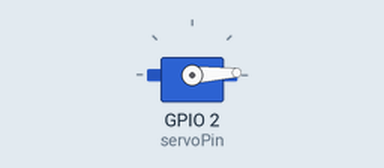
This sketch was run on a simulated ESP32. Parts: servo. What the sketch prints to the serial monitor is not drawn.

Above: at 0.05 s.
At 1.3 s:
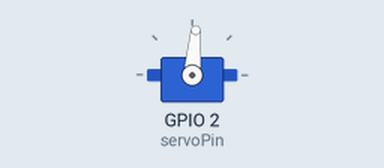
At 2.6 s:
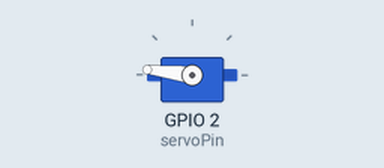
At 5.2 s:
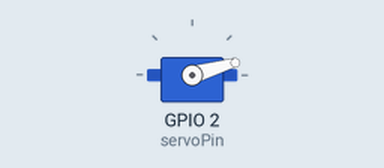
Timing chart, 0 to 7.1 s (numbered marks = the images above):
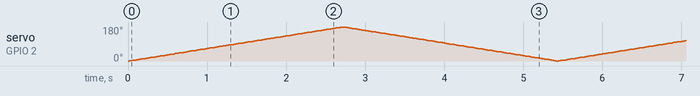

The sketch:

Servo.ino
```cpp
#include <ESP32Servo.h>

// Objek servo
Servo myServo;

// Pin yang digunakan
const int servoPin = 2;

// Sudut awal servo
int angle = 0;

void setup() {
  // Inisialisasi servo
  myServo.attach(servoPin);

  // Pindahkan servo ke posisi awal (0 derajat)
  myServo.write(angle);

  // Serial monitor untuk debugging
  Serial.begin(115200);
  Serial.println("Servo initialized on pin 2");
}

void loop() {
  // Gerakkan servo dari 0° ke 180°
  for (angle = 0; angle <= 180; angle++) {
    myServo.write(angle);
    delay(15); // Delay untuk pergerakan servo
  }

  // Gerakkan servo kembali dari 180° ke 0°
  for (angle = 180; angle >= 0; angle--) {
    myServo.write(angle);
    delay(15); // Delay untuk pergerakan servo
  }
}
```
